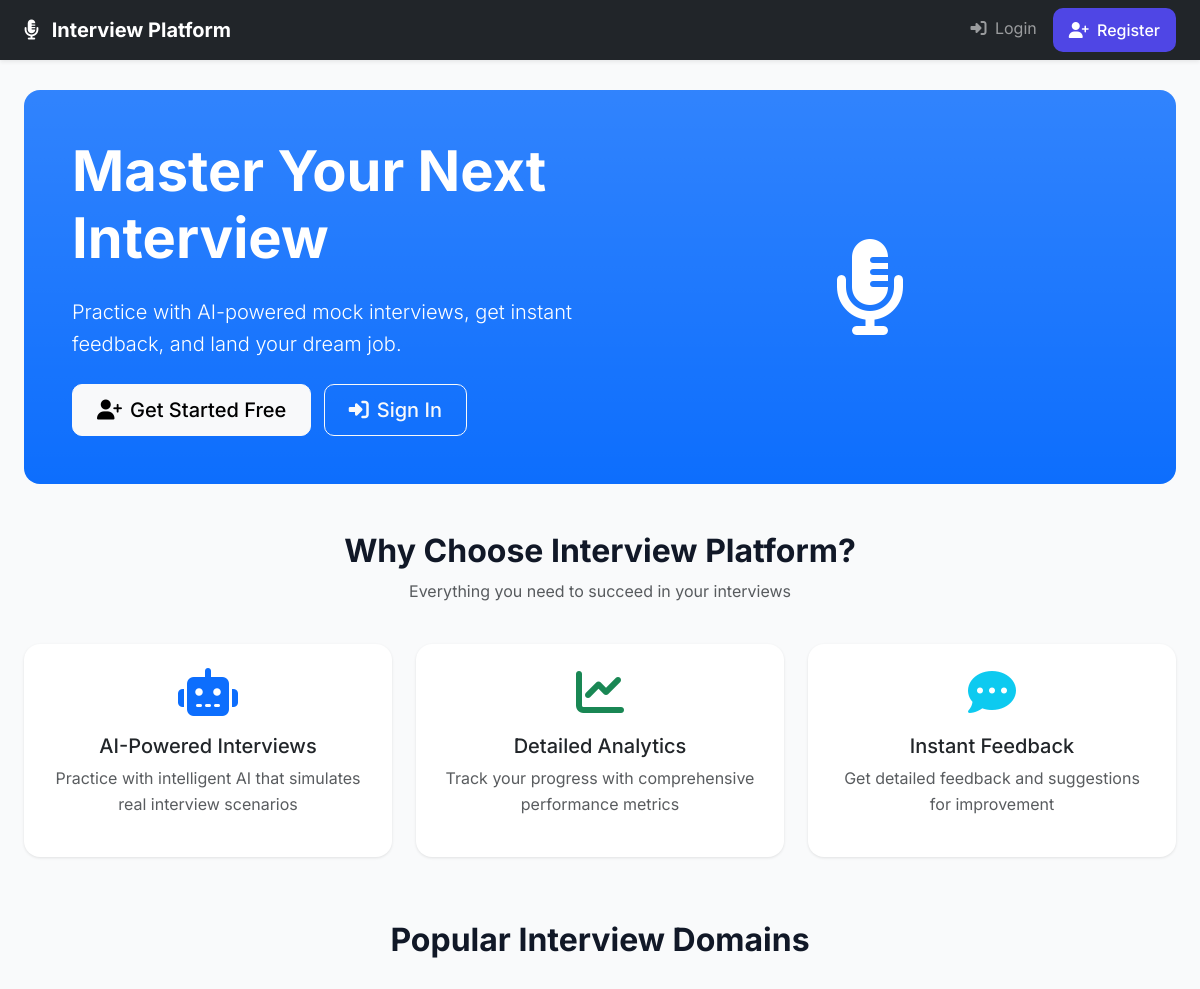
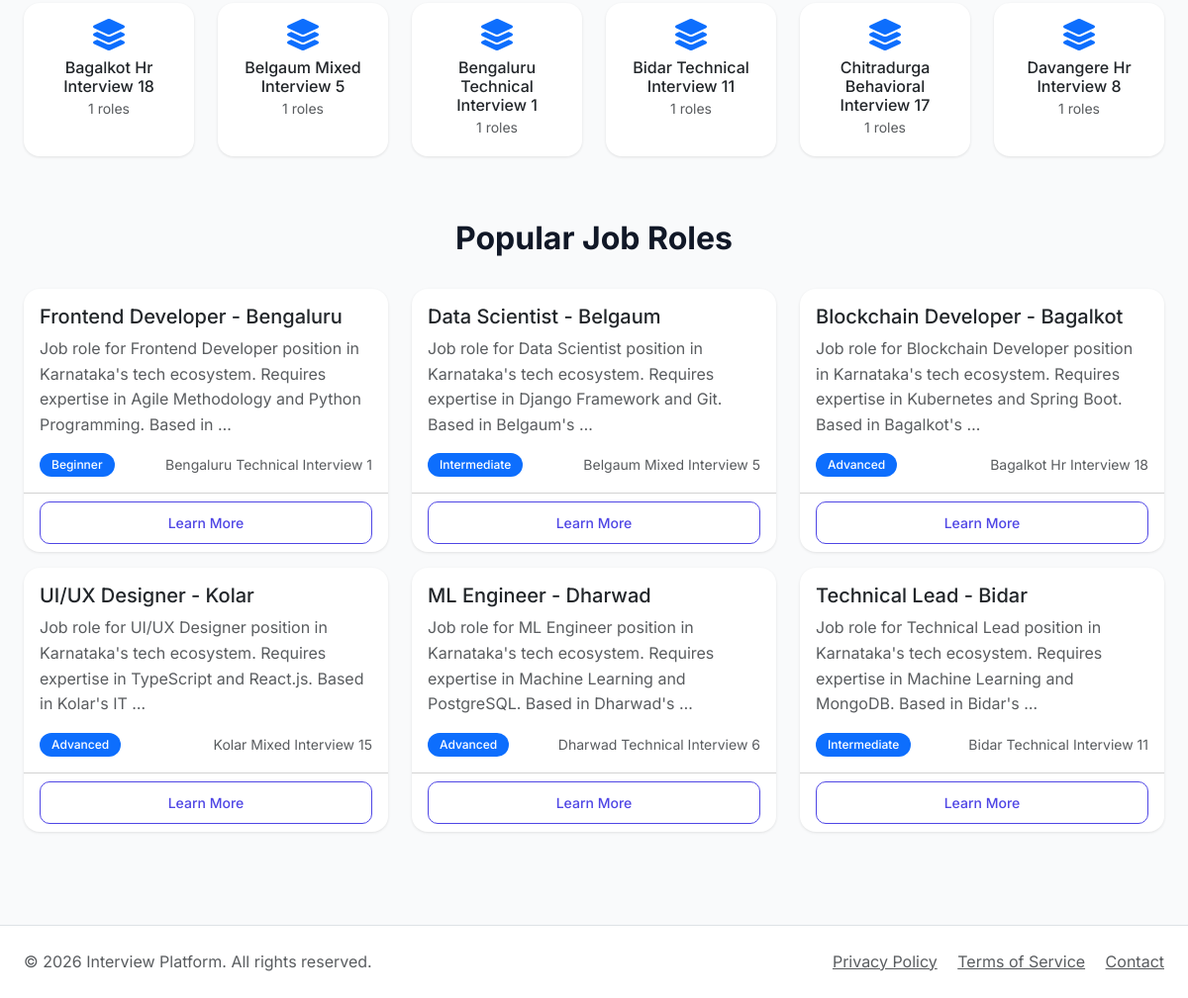
The page / on the database its author committed (2 pictures, top to bottom).
### base/models.py (models this page shows, shortened)
class UUIDTimeStampedModel(models.Model):
    id = models.UUIDField(primary_key=True, default=uuid.uuid4, editable=False)
    created_at = models.DateTimeField(auto_now_add=True, db_index=True)
    updated_at = models.DateTimeField(auto_now=True)
    class Meta:
        abstract = True

class InterviewDomain(UUIDTimeStampedModel):
    class DomainType(models.TextChoices):
        TECHNICAL = "TECHNICAL", "Technical"
        BEHAVIORAL = "BEHAVIORAL", "Behavioral"
        HR = "HR", "HR"
        SYSTEM_DESIGN = "SYSTEM_DESIGN", "System Design"
        MIXED = "MIXED", "Mixed"
    title = models.CharField(max_length=160, unique=True)
    slug = models.SlugField(max_length=180, unique=True)
    domain_type = models.CharField(max_length=30, choices=DomainType.choices, default=DomainType.TECHNICAL)
    description = models.TextField(blank=True)
    icon = models.CharField(max_length=80, blank=True)
    is_active = models.BooleanField(default=True)
    class Meta:
        ordering = ["title"]

class JobRole(UUIDTimeStampedModel):
    class Difficulty(models.TextChoices):
        BEGINNER = "BEGINNER", "Beginner"
        INTERMEDIATE = "INTERMEDIATE", "Intermediate"
        ADVANCED = "ADVANCED", "Advanced"
    domain = models.ForeignKey(InterviewDomain, on_delete=models.CASCADE, related_name="job_roles")
    title = models.CharField(max_length=160)
    slug = models.SlugField(max_length=180, unique=True)
    description = models.TextField(blank=True)
    difficulty = models.CharField(max_length=30, choices=Difficulty.choices, default=Difficulty.BEGINNER)
    skills = models.ManyToManyField(Skill, blank=True, related_name="job_roles")
    default_question_count = models.PositiveSmallIntegerField(default=5)
    time_limit_minutes = models.PositiveIntegerField(default=30)
    is_active = models.BooleanField(default=True)
    class Meta:
        ordering = ["domain", "title"]

### base/views.py (the view)
# urls.py: path('', views.home_view, name='home'),
def home_view(request):
    if request.user.is_authenticated:
        return redirect('dashboard')
    featured_domains = InterviewDomain.objects.filter(is_active=True)[:6]
    popular_roles = JobRole.objects.filter(
        is_active=True
    ).annotate(
        session_count=Count('interview_sessions')
    ).order_by('-session_count')[:6]
    return render(request, 'home.html', {
        'featured_domains': featured_domains,
        'popular_roles': popular_roles,
    })

### base/templates/home.html (shortened to what this page needs)
{% extends 'main.html' %}
{% load static %}
{% block content %}
<div class="fade-in">
    <div class="bg-primary bg-gradient text-white rounded-4 p-5 mb-5">
        <div class="row align-items-center">
            <div class="col-lg-6">
                <h1 class="display-4 fw-bold mb-4">Master Your Next Interview</h1>
                <p class="lead mb-4">Practice with AI-powered mock interviews, get instant feedback, and land your dream job.</p>
                {% if not user.is_authenticated %}
                    <a href="{% url 'register' %}" class="btn btn-light btn-lg px-4 me-2">
                        <i class="fas fa-user-plus me-2"></i>Get Started Free
                    </a>
                    <a href="{% url 'login' %}" class="btn btn-outline-light btn-lg px-4">
                        <i class="fas fa-sign-in-alt me-2"></i>Sign In
                    </a>
                {% else %}
                    <a href="{% url 'dashboard' %}" class="btn btn-light btn-lg px-4">
                        <i class="fas fa-tachometer-alt me-2"></i>Go to Dashboard
                    </a>
                {% endif %}
            </div>
            <div class="col-lg-6 text-center d-none d-lg-block">
                <i class="fas fa-microphone-alt fa-6x"></i>
            </div>
        </div>
    </div>
    <div class="row mb-5">
        <div class="col-12 text-center mb-4">
            <h2 class="fw-bold">Why Choose Interview Platform?</h2>
            <p class="text-muted">Everything you need to succeed in your interviews</p>
        </div>
        <div class="col-md-4 mb-3">
            <div class="card h-100 text-center p-4">
                <div class="mb-3">
                    <i class="fas fa-robot fa-3x text-primary"></i>
                </div>
                <h5>AI-Powered Interviews</h5>
                <p class="text-muted">Practice with intelligent AI that simulates real interview scenarios</p>
            </div>
        </div>
        <div class="col-md-4 mb-3">
            <div class="card h-100 text-center p-4">
                <div class="mb-3">
                    <i class="fas fa-chart-line fa-3x text-success"></i>
                </div>
                <h5>Detailed Analytics</h5>
                <p class="text-muted">Track your progress with comprehensive performance metrics</p>
            </div>
        </div>
        <div class="col-md-4 mb-3">
            <div class="card h-100 text-center p-4">
                <div class="mb-3">
                    <i class="fas fa-comment-dots fa-3x text-info"></i>
                </div>
                <h5>Instant Feedback</h5>
                <p class="text-muted">Get detailed feedback and suggestions for improvement</p>
            </div>
        </div>
    </div>
    <div class="row mb-5">
        <div class="col-12 mb-4">
            <h2 class="fw-bold text-center">Popular Interview Domains</h2>
        </div>
        {% for domain in featured_domains %}
        <div class="col-md-4 col-lg-2 mb-3">
            <a href="{% url 'domain_detail' domain.slug %}" class="text-decoration-none">
                <div class="card text-center h-100">
                    <div class="card-body">
                        <i class="fas fa-layer-group fa-2x text-primary mb-2"></i>
                        <h6 class="mb-0">{{ domain.title }}</h6>
                        <small class="text-muted">{{ domain.job_roles.count }} roles</small>
                    </div>
                </div>
            </a>
        </div>
        {% endfor %}
    </div>
    <div class="row">
        <div class="col-12 mb-4">
            <h2 class="fw-bold text-center">Popular Job Roles</h2>
        </div>
        {% for role in popular_roles %}
        <div class="col-md-6 col-lg-4 mb-3">
            <div class="card h-100">
                <div class="card-body">
                    <h5 class="card-title">{{ role.title }}</h5>
                    <p class="card-text text-muted">{{ role.description|truncatewords:20 }}</p>
                    <div class="d-flex justify-content-between align-items-center">
                        <span class="badge bg-primary">{{ role.get_difficulty_display }}</span>
                        <span class="text-muted small">{{ role.domain.title }}</span>
                    </div>
                </div>
                <div class="card-footer bg-transparent">
                    <a href="{% url 'job_role_detail' role.slug %}" class="btn btn-sm btn-outline-primary w-100">Learn More</a>
                </div>
            </div>
        </div>
        {% endfor %}
    </div>
</div>
{% endblock %}

### templates/main.html (shortened to what this page needs)
{% load static %}
<!DOCTYPE html>
<html lang="en">
<head>
    <link href="https://cdn.jsdelivr.net/npm/bootstrap@5.3.0/dist/css/bootstrap.min.css" rel="stylesheet">
    <link rel="stylesheet" href="https://cdnjs.cloudflare.com/ajax/libs/font-awesome/6.4.0/css/all.min.css">
</head>
<body>
    {% include 'nav.html' %}
    <main class="main-content">
        <div class="container-fluid px-4">
            {% block content %}
            {% endblock %}
        </div>
    </main>
    <footer class="footer bg-white py-4 mt-5 border-top no-print">
        <div class="container-fluid px-4">
            <div class="row">
                <div class="col-md-6 text-center text-md-start">
                    <p class="mb-0 text-muted">
                        &copy; {% now "Y" %} Interview Platform. All rights reserved.
                    </p>
                </div>
                <div class="col-md-6 text-center text-md-end">
                    <a href="#" class="text-muted me-3">Privacy Policy</a>
                    <a href="#" class="text-muted me-3">Terms of Service</a>
                    <a href="#" class="text-muted">Contact</a>
                </div>
            </div>
        </div>
    </footer>
</body>
</html>

### templates/nav.html (shortened to what this page needs)
{% load static %}
<nav class="navbar navbar-expand-lg navbar-dark bg-dark sticky-top shadow-sm">
    <div class="container-fluid px-4">
        <a class="navbar-brand fw-bold" href="{% url 'home' %}">
            <i class="fas fa-microphone-alt me-2"></i>
            Interview Platform
        </a>
        <div class="collapse navbar-collapse" id="navbarMain">
            <ul class="navbar-nav ms-auto mb-2 mb-lg-0">
                {% if user.is_authenticated %}
                    <li class="nav-item dropdown">
                        <a class="nav-link position-relative" href="#" role="button" data-bs-toggle="dropdown">
                            <i class="fas fa-bell"></i>
                            {% if pending_notifications %}
                                <span class="position-absolute top-0 start-100 translate-middle badge rounded-pill bg-danger">
                                    {{ pending_notifications }}
                                </span>
                            {% endif %}
                        </a>
                        <ul class="dropdown-menu dropdown-menu-end notification-dropdown" style="width: 350px;">
                            <li>
                                <h6 class="dropdown-header">
                                    Notifications
                                    <a href="{% url 'notification_mark_all_read' %}" class="float-end text-decoration-none small">
                                        Mark all read
                                    </a>
                                </h6>
                            </li>
                            <li><hr class="dropdown-divider"></li>
                            {% if notifications %}
                                {% for notification in notifications|slice:":5" %}
                                    <li>
                                        <a class="dropdown-item {% if not notification.is_read %}bg-light{% endif %}" href="{% url 'notification_mark_read' notification.id %}">
                                            <div class="d-flex">
                                                <div class="flex-shrink-0">
                                                    <i class="fas fa-{% if notification.notification_type == 'report' %}file-alt{% elif notification.notification_type == 'reminder' %}clock{% else %}info-circle{% endif %} mt-1"></i>
                                                </div>
                                                <div class="flex-grow-1 ms-3">
                                                    <div class="fw-bold">{{ notification.title }}</div>
                                                    <small class="text-muted">{{ notification.message|truncatechars:50 }}</small>
                                                    <br>
                                                    <small class="text-muted">{{ notification.created_at|timesince }} ago</small>
                                                </div>
                                            </div>
                                        </a>
                                    </li>
                                    <li><hr class="dropdown-divider"></li>
                                {% endfor %}
                                <li>
                                    <a class="dropdown-item text-center" href="{% url 'notification_list' %}">
                                        View All Notifications
                                    </a>
                                </li>
                            {% else %}
                                <li>
                                    <div class="dropdown-item text-center text-muted">
                                        <i class="fas fa-inbox fa-2x mb-2 d-block"></i>
                                        No new notifications
                                    </div>
                                </li>
                            {% endif %}
                        </ul>
                    </li>
                    <li class="nav-item dropdown">
                        <a class="nav-link dropdown-toggle" href="#" role="button" data-bs-toggle="dropdown">
                            {% if user.userprofile.avatar %}
                                <img src="{{ user.userprofile.avatar.url }}" alt="{{ user.username }}" class="rounded-circle me-1" style="width: 30px; height: 30px; object-fit: cover;">
                            {% else %}
                                <i class="fas fa-user-circle fa-lg"></i>
                            {% endif %}
                            {{ user.username|truncatechars:15 }}
                        </a>
                        <ul class="dropdown-menu dropdown-menu-end">
                            <li>
                                <a class="dropdown-item" href="{% url 'profile' %}">
                                    <i class="fas fa-id-card me-2"></i> My Profile
                                </a>
                            </li>
                            <li>
                                <a class="dropdown-item" href="{% url 'profile_edit' %}">
                                    <i class="fas fa-edit me-2"></i> Edit Profile
                                </a>
                            </li>
                            <li>
                                <a class="dropdown-item" href="{% url 'performance_dashboard' %}">
                                    <i class="fas fa-chart-line me-2"></i> Performance
                                </a>
                            </li>
                            <li>
                                <a class="dropdown-item" href="{% url 'saved_questions_list' %}">
                                    <i class="fas fa-bookmark me-2"></i> Saved Questions
                                </a>
                            </li>
                            <li><hr class="dropdown-divider"></li>
                            <li>
                                <a class="dropdown-item" href="{% url 'change_password' %}">
                                    <i class="fas fa-key me-2"></i> Change Password
                                </a>
                            </li>
                            <li>
                                <a class="dropdown-item text-danger" href="{% url 'logout' %}">
                                    <i class="fas fa-sign-out-alt me-2"></i> Logout
                                </a>
                            </li>
                        </ul>
                    </li>
                {% else %}
                    <li class="nav-item">
                        <a class="nav-link" href="{% url 'login' %}">
                            <i class="fas fa-sign-in-alt me-1"></i> Login
                        </a>
                    </li>
                    <li class="nav-item">
                        <a class="nav-link btn btn-primary text-white px-3 ms-2" href="{% url 'register' %}">
                            <i class="fas fa-user-plus me-1"></i> Register
                        </a>
                    </li>
                {% endif %}
            </ul>
        </div>
    </div>
</nav>

### templates/main.html (style rules this page uses)
:root { --primary-color: #4f46e5; --primary-dark: #4338ca; --secondary-color: #06b6d4; --success-color: #10b981; --warning-color: #f59e0b; --danger-color: #ef4444; --dark-color: #1f2937; --light-color: #f3f4f6; }
* { margin: 0; padding: 0; box-sizing: border-box; }
body { font-family: 'Inter', sans-serif; background-color: #f9fafb; color: #111827; line-height: 1.6; }
.main-content { min-height: calc(100vh - 200px); padding: 30px 0; }
.card { border: none; border-radius: 16px; box-shadow: 0 1px 3px rgba(0,0,0,0.1); transition: transform 0.2s, box-shadow 0.2s; background: white; }
.btn { border-radius: 10px; padding: 0.625rem 1.25rem; font-weight: 500; transition: all 0.2s; }
.btn-primary { background: var(--primary-color); border-color: var(--primary-color); }
.btn-outline-primary { color: var(--primary-color); border-color: var(--primary-color); }
.badge { padding: 0.375rem 0.75rem; border-radius: 20px; font-weight: 500; }
.fade-in { animation: fadeIn 0.5s ease-out; }

### rows shown on the page
InterviewDomain: title "Bagalkot Hr Interview 18", job_roles.count "1"
InterviewDomain: title "Belgaum Mixed Interview 5", job_roles.count "1"
InterviewDomain: title "Bengaluru Technical Interview 1", job_roles.count "1"
InterviewDomain: title "Bidar Technical Interview 11", job_roles.count "1"
InterviewDomain: title "Chitradurga Behavioral Interview 17", job_roles.count "1"
InterviewDomain: title "Davangere Hr Interview 8", job_roles.count "1"
JobRole: title "Frontend Developer - Bengaluru", description "Job role for Frontend Developer position in Karnataka's tech ecosystem. Requires expertise in Agile Methodology and Python Programming. Based in …", difficulty "Beginner", domain "Bengaluru Technical Interview 1"
JobRole: title "Data Scientist - Belgaum", description "Job role for Data Scientist position in Karnataka's tech ecosystem. Requires expertise in Django Framework and Git. Based in Belgaum's …", difficulty "Intermediate", domain "Belgaum Mixed Interview 5"
JobRole: title "Blockchain Developer - Bagalkot", description "Job role for Blockchain Developer position in Karnataka's tech ecosystem. Requires expertise in Kubernetes and Spring Boot. Based in Bagalkot's …", difficulty "Advanced", domain "Bagalkot Hr Interview 18"
JobRole: title "UI/UX Designer - Kolar", description "Job role for UI/UX Designer position in Karnataka's tech ecosystem. Requires expertise in TypeScript and React.js. Based in Kolar's IT …", difficulty "Advanced", domain "Kolar Mixed Interview 15"
JobRole: title "ML Engineer - Dharwad", description "Job role for ML Engineer position in Karnataka's tech ecosystem. Requires expertise in Machine Learning and PostgreSQL. Based in Dharwad's …", difficulty "Advanced", domain "Dharwad Technical Interview 6"
JobRole: title "Technical Lead - Bidar", description "Job role for Technical Lead position in Karnataka's tech ecosystem. Requires expertise in Machine Learning and MongoDB. Based in Bidar's …", difficulty "Intermediate", domain "Bidar Technical Interview 11"
